Frame 1 (no input): blank canvas, image omitted
Frame 60 (no input): blank canvas, image omitted
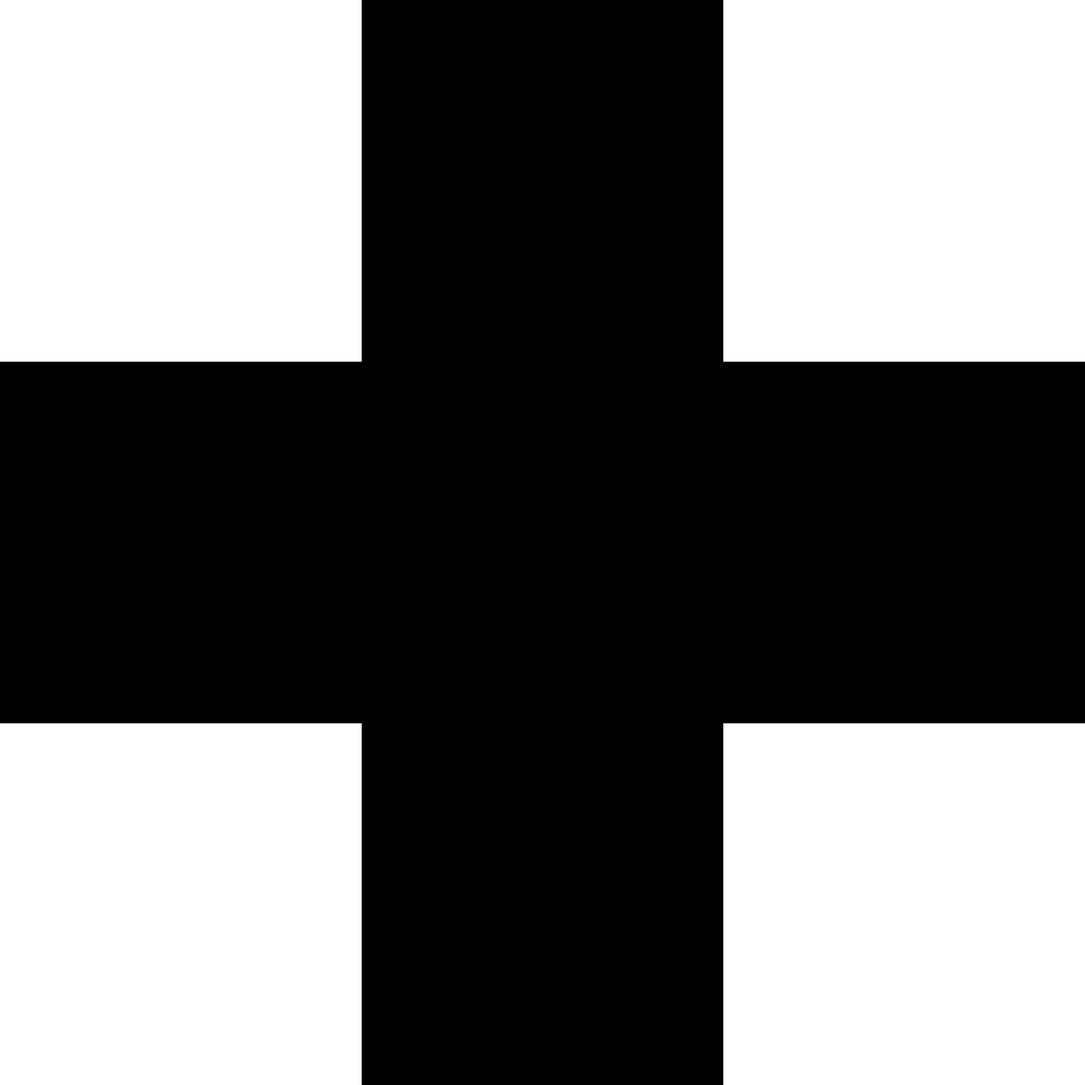
Frame 120 (the mouse pressed at the canvas centre since frame 60)

The p5.js sketch whose frames 1 and 60 were blank and that drew this single picture after the mouse press (run headless with seeded random() and noise() and a simulated clock; from frame 60 on, the mouse is pressed at the canvas centre):

// p5.js sketch
// ── sketch.js
class Shape {
  constructor(center, w, h) {
    this.center = center;
    this.w = w;
    this.h = h;
    this.middle = null;
    this.tl = null;
    this.tr = null;
    this.bl = null;
    this.br = null;
    this.divided = false;
  }

  divide() {
    if (!this.divided) {
      const w = this.w / 3;
      const h = this.h / 3;
      const xOff = this.w / 3;
      const yOff = this.h / 3;
      this.middle = new Shape(this.center, w, h);
      this.tl = new Shape(createVector(this.center.x, this.center.y - yOff), w, h);
      this.tr = new Shape(createVector(this.center.x, this.center.y + yOff), w, h);
      this.br = new Shape(createVector(this.center.x + xOff, this.center.y), w, h);
      this.bl = new Shape(createVector(this.center.x - xOff, this.center.y), w, h);
      this.divided = true;
    } else {
      this.middle.divide();
      this.tl.divide();
      this.tr.divide();
      this.br.divide();
      this.bl.divide();
    }
  }

  show() {
    if (!this.divided) {
      rect(this.center.x, this.center.y, this.w, this.h);
    } else {
      this.middle.show();
      this.tl.show();
      this.tr.show();
      this.br.show();
      this.bl.show();
    }
  }
}

let generation = 0;
let shape;

function generate() {
  if (generation < 10) {
    background(255);
    shape.divide();
    shape.show();
    generation++;
  }
}

function setup() {
  const canvas = document.querySelector('canvas');
  if (canvas) canvas.remove();
  createCanvas(1200, 1200);
  frameRate(30);
  background(255);
  rectMode(CENTER);
  noStroke();
  fill(0);

  shape = new Shape(createVector(width / 2, height / 2), width, height);
  shape.show();
}

function draw() {}

function windowResized() {
  setup();
}

function mousePressed() {
  generate();
}
